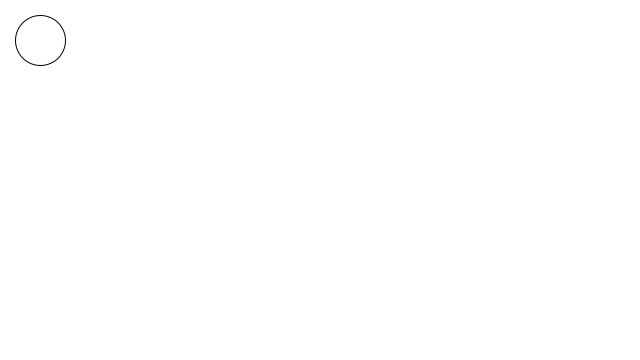
Frame 1 (no input)
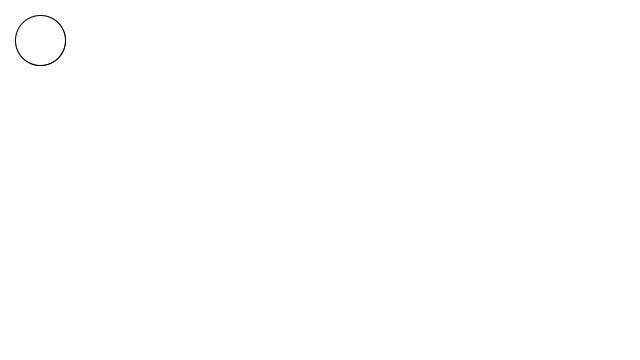
Frame 2 (the mouse pressed at the canvas centre, redrawn once)

The Processing sketch that drew these frames (run headless with seeded random() and noise(); the mouse was pressed at the canvas centre and the sketch redrawn once):

// Processing sketch: Functions2_simplified_and_explained
// ── Functions2_simplified_and_explained.pde
/**
 * Functions. 
 * 
In this version I have started to make an Emoji can you carry it on?

 */

void setup() {
  size(640, 360);
  background(255);
  noLoop();
}

void draw() {
  // remember we can make a for loop just like last week to draw a lot of these.
  drawEmoji(40, 40, 50); 
  
  // this is the same as doing this.
  //ellipse(40, 40, 50, 50);
}


void drawEmoji(float xloc, float yloc, int size) {
  
 //notice how we have created 3 parameters to feed into our elipse
 
    ellipse(xloc, yloc, size, size);
}
